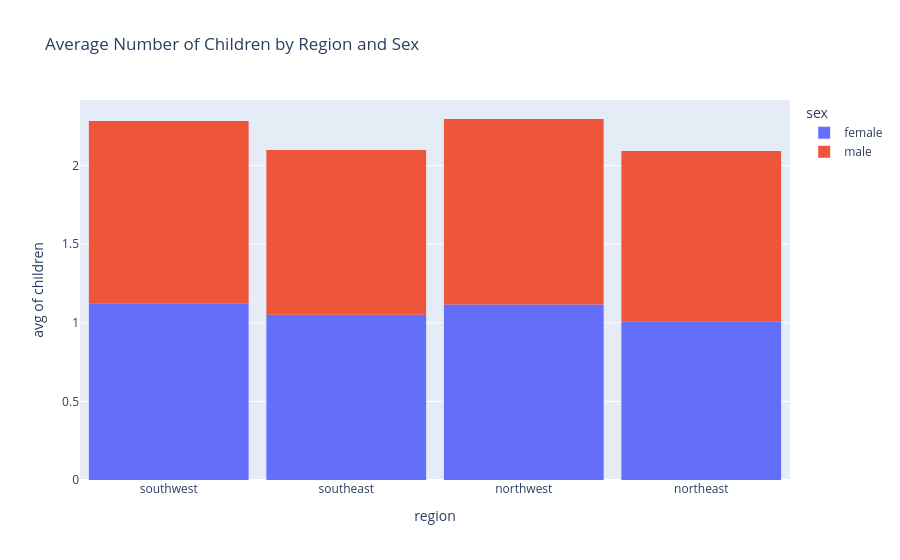

The notebook cell saved with this chart:
### Code cell
fig = px.histogram(
    medical_df,
    x='region',
    y='children',
    color='sex',
    histfunc='avg',
    title='Average Number of Children by Region and Sex'
)

fig.update_layout(bargap=0.1)
fig.show()

### Figure 1 — Plotly figure (JSON) as saved in the notebook; plotly's stock layout.template omitted (floating-point values rounded to 4 significant figures; data arrays with more than 128 entries replaced by an {"elided": "..."} marker saying what was removed)
{"data": [{"bingroup": "x", "histfunc": "avg", "hovertemplate": "sex=female<br>region=%{x}<br>avg of children=%{y}<extra></extra>", "legendgroup": "female", "marker": {"color": "#636efa", "pattern": {"shape": ""}}, "name": "female", "orientation": "v", "showlegend": true, "type": "histogram", "x": {"elided": "662 str values"}, "xaxis": "x", "y": {"elided": "662 int values"}, "yaxis": "y"}, {"bingroup": "x", "histfunc": "avg", "hovertemplate": "sex=male<br>region=%{x}<br>avg of children=%{y}<extra></extra>", "legendgroup": "male", "marker": {"color": "#EF553B", "pattern": {"shape": ""}}, "name": "male", "orientation": "v", "showlegend": true, "type": "histogram", "x": {"elided": "676 str values"}, "xaxis": "x", "y": {"elided": "676 int values"}, "yaxis": "y"}], "layout": {"bargap": 0.1, "barmode": "relative", "legend": {"title": {"text": "sex"}, "tracegroupgap": 0}, "title": {"text": "Average Number of Children by Region and Sex"}, "xaxis": {"anchor": "y", "domain": [0, 1], "title": {"text": "region"}}, "yaxis": {"anchor": "x", "domain": [0, 1], "title": {"text": "avg of children"}}}}
